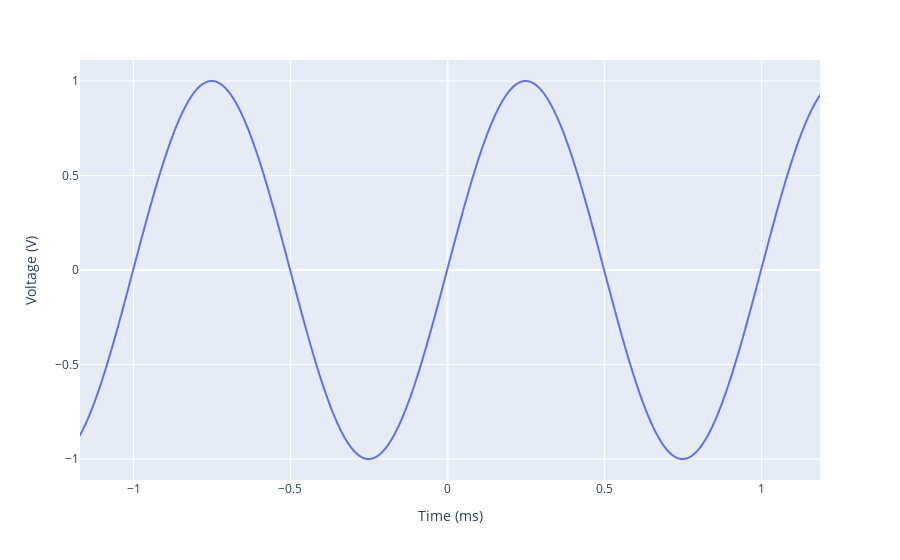

Notebook cell for this chart:
### Code cell
# Plot Sine Wave
sine = pd.read_csv("lab1_sineTraces.csv", skiprows=7, sep=", ")
sine['Time (s)'] = sine['Time (s)'] * 10**3
sine.rename(columns={'Time (s)' : 'Time (ms)'}, inplace=True)

fig = px.line(sine, x='Time (ms)', y='Voltage (V)')
fig.show()

### Figure 1 — Plotly figure (JSON) as saved in the notebook; plotly's stock layout.template omitted (floating-point values rounded to 4 significant figures; data arrays with more than 128 entries replaced by an {"elided": "..."} marker saying what was removed)
{"data": [{"hovertemplate": "Time (ms)=%{x}<br>Voltage (V)=%{y}<extra></extra>", "legendgroup": "", "line": {"color": "#636efa", "dash": "solid"}, "marker": {"symbol": "circle"}, "mode": "lines", "name": "", "showlegend": false, "type": "scattergl", "x": {"elided": "1024 float values"}, "xaxis": "x", "y": {"elided": "1024 float values"}, "yaxis": "y"}], "layout": {"legend": {"tracegroupgap": 0}, "margin": {"t": 60}, "xaxis": {"anchor": "y", "domain": [0, 1], "title": {"text": "Time (ms)"}}, "yaxis": {"anchor": "x", "domain": [0, 1], "title": {"text": "Voltage (V)"}}}}
